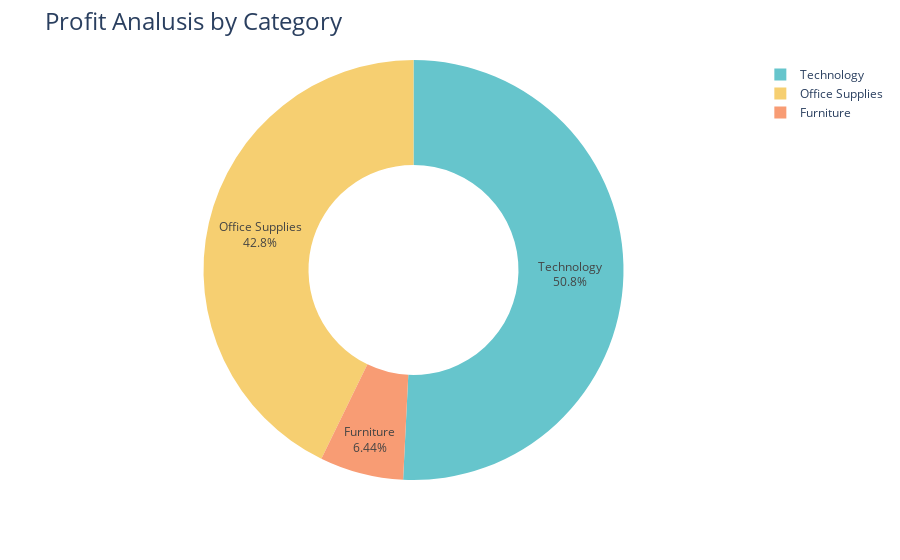

This figure's notebook cell:
### Code cell
fig = px.pie(profit_by_category,
            values='Profit',
            names='Category',
            hole=0.5,
            color_discrete_sequence=px.colors.qualitative.Pastel)

fig.update_traces(textposition='inside', textinfo='percent+label')
fig.update_layout(title_text="Profit Analusis by Category", title_font=dict(size=24))

fig.show()

### Figure 1 — Plotly figure (JSON) as saved in the notebook; plotly's stock layout.template omitted (floating-point values rounded to 4 significant figures)
{"data": [{"domain": {"x": [0, 1], "y": [0, 1]}, "hole": 0.5, "hovertemplate": "Category=%{label}<br>Profit=%{value}<extra></extra>", "labels": ["Furniture", "Office Supplies", "Technology"], "legendgroup": "", "name": "", "showlegend": true, "textinfo": "percent+label", "textposition": "inside", "type": "pie", "values": [18450.0, 122500.0, 145500.0]}], "layout": {"legend": {"tracegroupgap": 0}, "margin": {"t": 60}, "piecolorway": ["rgb(102, 197, 204)", "rgb(246, 207, 113)", "rgb(248, 156, 116)", "rgb(220, 176, 242)", "rgb(135, 197, 95)", "rgb(158, 185, 243)", "rgb(254, 136, 177)", "rgb(201, 219, 116)", "rgb(139, 224, 164)", "rgb(180, 151, 231)", "rgb(179, 179, 179)"], "title": {"font": {"size": 24}, "text": "Profit Analusis by Category"}}}
